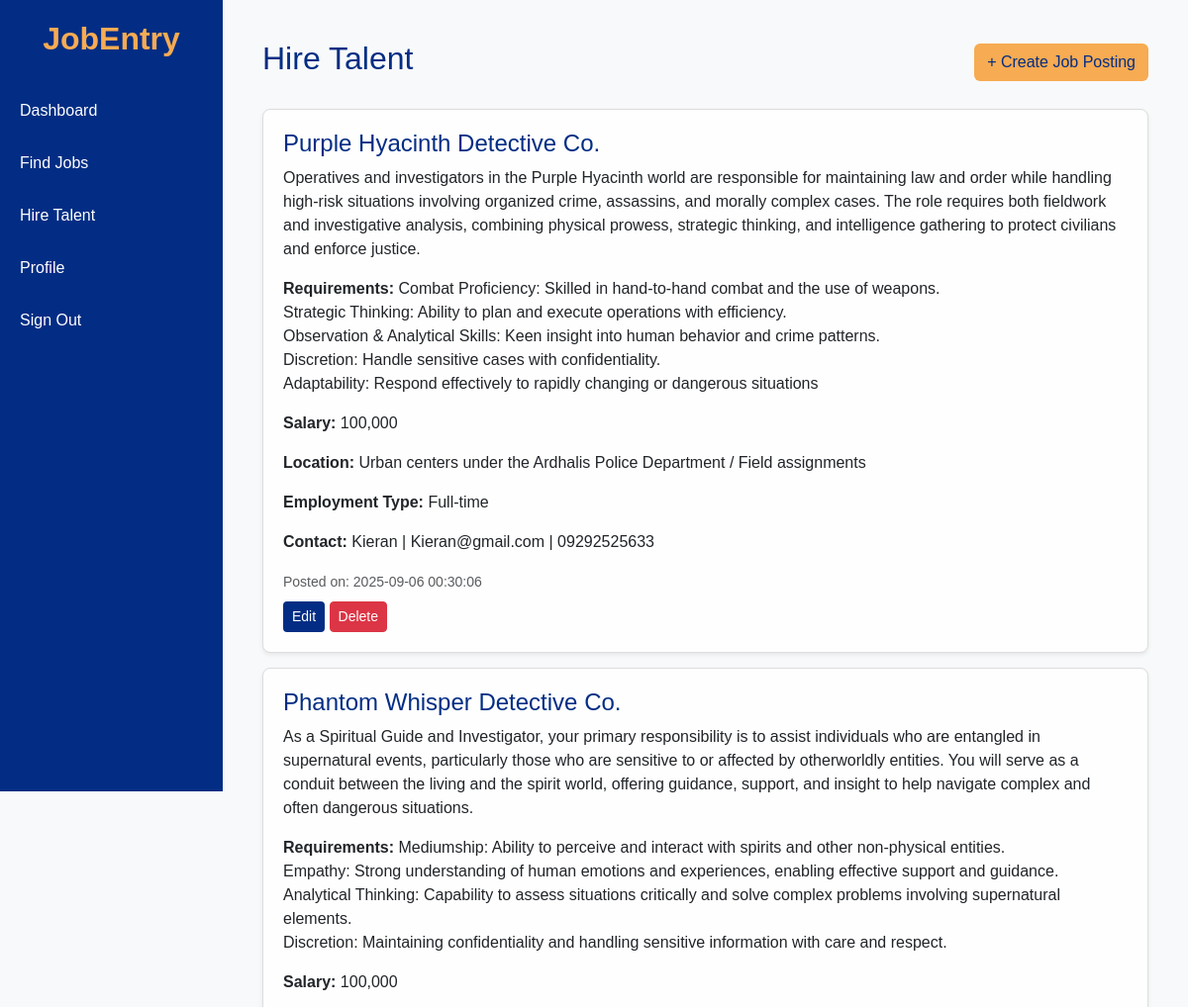
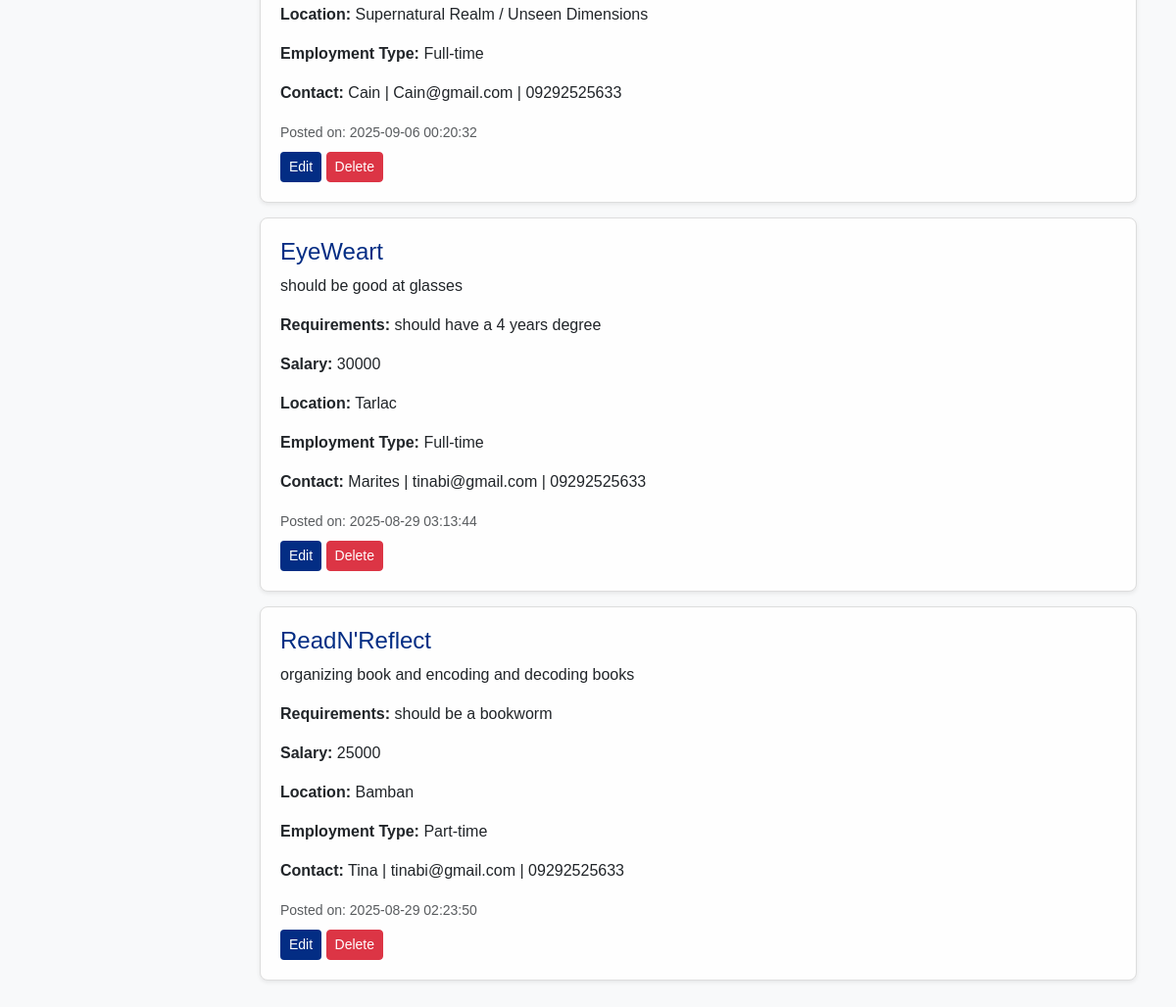
Screenshot of /tina/hire_talent.php with the database file from the repository (2 pictures, top to bottom).
### tables this page shows
CREATE TABLE `jobs` (
  `id` int(11) NOT NULL,
  `title` varchar(255) NOT NULL,
  `description` text NOT NULL,
  `requirements` text DEFAULT NULL,
  `salary` varchar(100) DEFAULT NULL,
  `location` varchar(255) DEFAULT NULL,
  `employment_type` enum('Full-time','Part-time','Contract','Internship') DEFAULT 'Full-time',
  `contact_name` varchar(255) DEFAULT NULL,
  `contact_email` varchar(255) DEFAULT NULL,
  `contact_phone` varchar(50) DEFAULT NULL,
  `category` varchar(100) DEFAULT NULL,
  `created_at` timestamp NOT NULL DEFAULT current_timestamp()
);

### htdocs/tina/hire_talent.php (the view, shortened to what this page needs)
<?php
include 'job_db.php';
$result = $conn->query("SELECT * FROM jobs ORDER BY created_at DESC");
?>
<!DOCTYPE html>
<html lang="en">
<head>
  <link href="https://cdn.jsdelivr.net/npm/bootstrap@5.3.2/dist/css/bootstrap.min.css" rel="stylesheet">
</head>
<body>
<div class="sidebar">
    <h2>JobEntry</h2>
    <a href="dashboard.php">Dashboard</a>
    <a href="find_jobs.php">Find Jobs</a>
    <a href="hire_talent.php">Hire Talent</a>
    <a href="profile.php">Profile</a>
    <a href="logout.php">Sign Out</a>
</div>
<div class="main-content">
  <div class="d-flex justify-content-between align-items-center mb-4">
    <h2 style="color:#032D84;">Hire Talent</h2>
    <button class="btn btn-create-job" data-bs-toggle="modal" data-bs-target="#jobModal">+ Create Job Posting</button>
  </div>
  <?php if ($result->num_rows > 0): ?>
    <?php while ($row = $result->fetch_assoc()): ?>
      <div class="job-card shadow-sm">
        <h4 style="color:#032D84;"><?php echo htmlspecialchars($row['title']); ?></h4>
        <p><?php echo nl2br(htmlspecialchars($row['description'])); ?></p>
        <p><strong>Requirements:</strong> <?php echo nl2br(htmlspecialchars($row['requirements'])); ?></p>
        <p><strong>Salary:</strong> <?php echo htmlspecialchars($row['salary']); ?></p>
        <p><strong>Location:</strong> <?php echo htmlspecialchars($row['location']); ?></p>
        <p><strong>Employment Type:</strong> <?php echo htmlspecialchars($row['employment_type']); ?></p>
        <p><strong>Contact:</strong> <?php echo htmlspecialchars($row['contact_name']); ?> |
            <?php echo htmlspecialchars($row['contact_email']); ?> |
            <?php echo htmlspecialchars($row['contact_phone']); ?></p>
        <small class="text-muted">Posted on: <?php echo $row['created_at']; ?></small><br>
        <button class="btn btn-edit btn-sm mt-2"
                data-bs-toggle="modal"
                data-bs-target="#jobModal"
                data-id="<?php echo $row['id']; ?>"
                data-title="<?php echo htmlspecialchars($row['title']); ?>"
                data-description="<?php echo htmlspecialchars($row['description']); ?>"
                data-requirements="<?php echo htmlspecialchars($row['requirements']); ?>"
                data-salary="<?php echo htmlspecialchars($row['salary']); ?>"
                data-location="<?php echo htmlspecialchars($row['location']); ?>"
                data-employment="<?php echo htmlspecialchars($row['employment_type']); ?>"
                data-contactname="<?php echo htmlspecialchars($row['contact_name']); ?>"
                data-contactemail="<?php echo htmlspecialchars($row['contact_email']); ?>"
                data-contactphone="<?php echo htmlspecialchars($row['contact_phone']); ?>">
          Edit
        </button>
        <a href="hire_talent.php?delete=<?php echo $row['id']; ?>" class="btn btn-sm btn-danger mt-2"
           onclick="return confirm('Are you sure you want to delete this job?')">Delete</a>
      </div>
    <?php endwhile; ?>
  <?php else: ?>
    <p class="text-muted">There's no job posted yet.</p>
  <?php endif; ?>
</div>
</body>
</html>

### htdocs/tina/hire_talent.php (style rules this page uses)
body { margin: 0; font-family: Arial, sans-serif; background-color: #f8f9fa; }
.sidebar { height: 100vh; width: 225px; position: fixed; top: 0; left: 0; background-color: #032D84; padding-top: 20px; }
.sidebar h2 { color: #F7AB52; text-align: center; font-weight: bold; margin-bottom: 30px; }
.sidebar a { padding: 12px 20px; display: block; color: #FEFEFE; text-decoration: none; border-radius:6px; margin-bottom:5px; }
.main-content { margin-left: 225px; padding: 40px; }
.job-card { background: #FEFEFE; border: 1px solid #ddd; padding: 20px; border-radius: 8px; margin-bottom: 15px; }
.btn-create-job { background-color: #F7AB52; color: #032D84; }
.btn-edit { background-color: #032D84; color: #FEFEFE; }

### rows the page displays
jobs: title "Purple Hyacinth Detective Co.", description "Operatives and investigators in the Purple Hyacinth world are responsible for maintaining law and order while handling high-risk situations involving organized crime, assassins, and morally complex cases. The role requires both fieldwork and investigative analysis, combining physical prowess, strategic thinking, and intelligence gathering to protect civilians and enforce justice.", requirements "Combat Proficiency: Skilled in hand-to-hand combat and the use of weapons. Strategic Thinking: Ability to plan and execute operations with efficiency. Observation & Analytical Skills: Keen insight into human behavior and crime patterns. Discretion: Handle sensitive cases with confidentiality. Adaptability: Respond effectively to rapidly changing or dangerous situations", salary "100,000", location "Urban centers under the Ardhalis Police Department / Field assignments", employment_type "Full-time", contact_name "Kieran", contact_email "Kieran@gmail.com", contact_phone "09292525633", created_at "2025-09-06 00:30:06"
jobs: title "Phantom Whisper Detective Co.", description "As a Spiritual Guide and Investigator, your primary responsibility is to assist individuals who are entangled in supernatural events, particularly those who are sensitive to or affected by otherworldly entities. You will serve as a conduit between the living and the spirit world, offering guidance, support, and insight to help navigate complex and often dangerous situations.", requirements "Mediumship: Ability to perceive and interact with spirits and other non-physical entities. Empathy: Strong understanding of human emotions and experiences, enabling effective support and guidance. Analytical Thinking: Capability to assess situations critically and solve complex problems involving supernatural elements. Discretion: Maintaining confidentiality and handling sensitive information with care and respect.", salary "100,000", location "Supernatural Realm / Unseen Dimensions", employment_type "Full-time", contact_name "Cain", contact_email "Cain@gmail.com", contact_phone "09292525633", created_at "2025-09-06 00:20:32"
jobs: title "EyeWeart", description "should be good at glasses", requirements "should have a 4 years degree", salary "30000", location "Tarlac", employment_type "Full-time", contact_name "Marites", contact_email "tinabi@gmail.com", contact_phone "09292525633", created_at "2025-08-29 03:13:44"
jobs: title "ReadN'Reflect", description "organizing book and encoding and decoding books", requirements "should be a bookworm", salary "25000", location "Bamban", employment_type "Part-time", contact_name "Tina", contact_email "tinabi@gmail.com", contact_phone "09292525633", created_at "2025-08-29 02:23:50"
